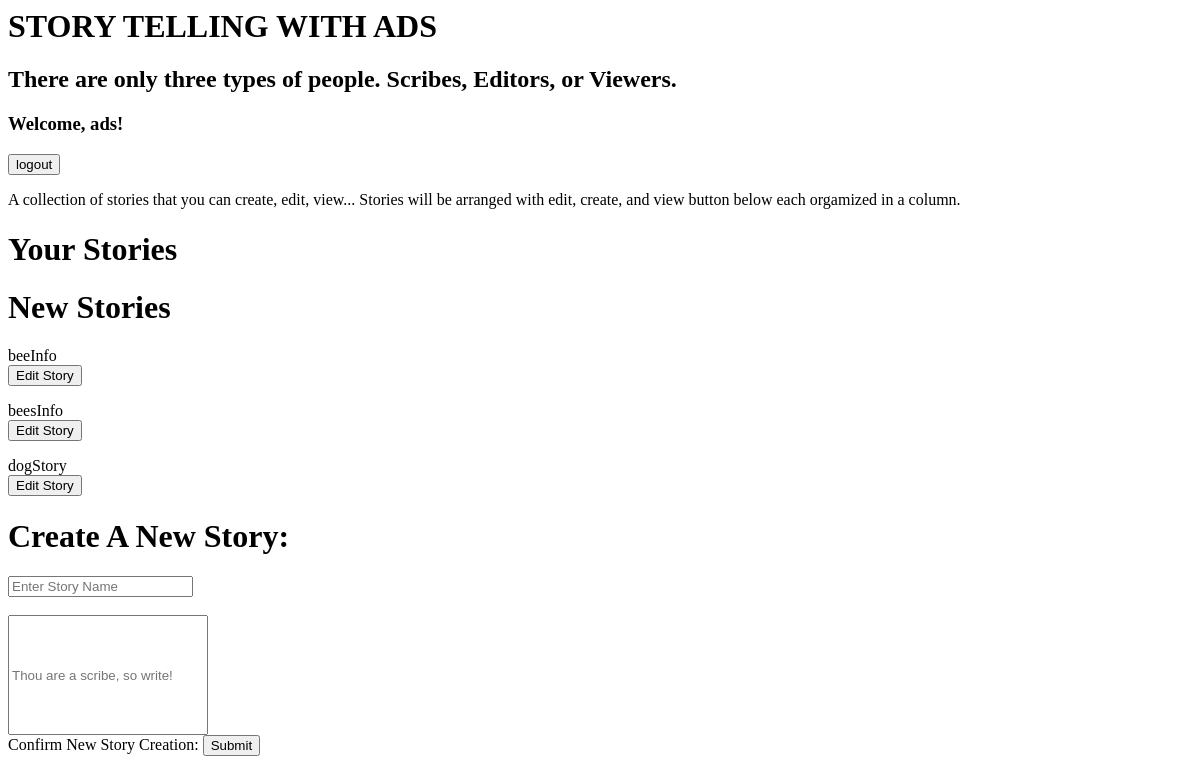
Before: /home (signed in) with the older database file.
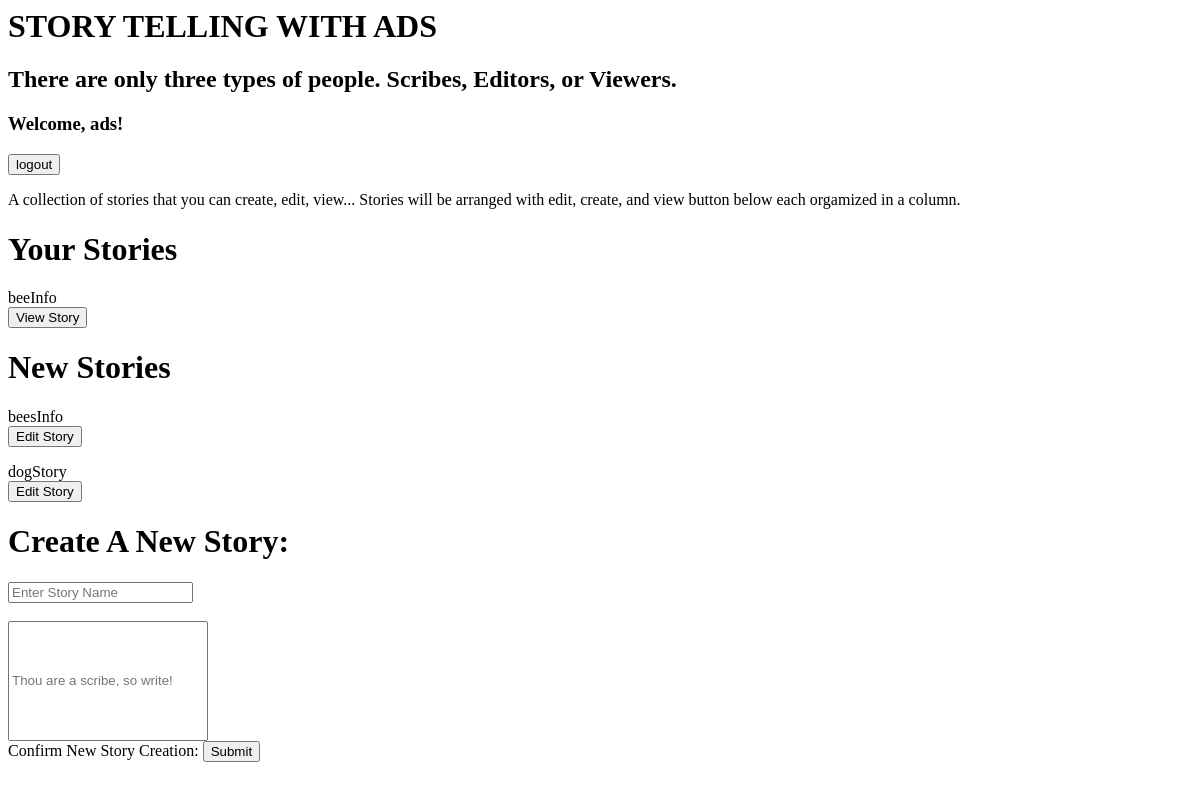
After: the same page with the newer database file.
### tables this page shows
CREATE TABLE UserInfo (username TEXT, password TEXT);

CREATE TABLE StoryInfo (storyName TEXT, fullStory TEXT, lastAdded TEXT, Contributors TEXT);

### app/init.py (the view)
@app.route('/home')
def home():
    if 'username' not in session:
        return redirect("/login")
    username = session['username']
    password = session['password']
    if db_tools.verify_account(username, password):
        viewable_pages, editable_pages = db_tools.get_user_stories(username)[0], db_tools.get_user_stories(username)[1]
        print(viewable_pages)
        return render_template("home_page.html", username = username,
        viewable_stories = viewable_pages, editable_stories = editable_pages)

### app/db_tools.py (called while the page is built)
def get_table_list(tableName):
    db = sqlite3.connect(DB_FILE, check_same_thread=False)
    c = db.cursor()
    res = c.execute(f"SELECT * from {tableName}")
    out = res.fetchall()
    db.commit()
    db.close()
    return out

def verify_account(username, password):
    accounts = get_table_list("UserInfo")
    for account in accounts:
        if account[0] == username and account[1] == password:
            return True
    return False

def get_user_stories(username):
    viewable_stories = []
    editable_stories = []
    stories = get_table_list("StoryInfo")
    for story in stories:
        contributors = story[3].split(",")
        if username in contributors:
            viewable_stories.append(story[0])
        else:
            editable_stories.append(story[0])
    return viewable_stories, editable_stories

### app/templates/home_page.html (shortened to what this page needs)
<head>
  </head>
  <body>
    <h1>
      STORY TELLING WITH ADS
    </h1>
    <h2>
       There are only three types of people. Scribes, Editors, or Viewers.
    </h2>
    <h3>
        Welcome, {{username}}!
    </h3>
    <form action="/logout">
        <input type="submit" value="logout" />
    </form>
    <p>
       A collection of stories that you can create, edit, view... Stories will be arranged with edit, create, and view button below each orgamized in a column.
    </p>
    <h1> Your Stories</h1>
    {% for page in viewable_stories %}
    {{page}}
    <form action="/view">
       <input type="submit" value="View Story">
    </form>
    {% endfor %}
    <h1> New Stories </h1>
    {% for page in editable_stories %}
    {{page}}
    <form action="/edit">
       <input type="submit" value="Edit Story">
    </form>
    {% endfor %}
    <h1> Create A New Story: </h1>
    <form action="/create_story" method="POST">
      <input type="text" name="storyName" placeholder="Enter Story Name" >
        <br>
        <br>
      <input type="text" name="NewText" style="height:120px; width:200px;" placeholder="Thou are a scribe, so write!">
      <br>
      Confirm New Story Creation: <input type="submit" name="Create Story">
    </form>
  </body>
</html>

Changed rows visible on the page:
changed StoryInfo "beeInfo": moves from the list under "New Stories" to the list under "Your Stories"
